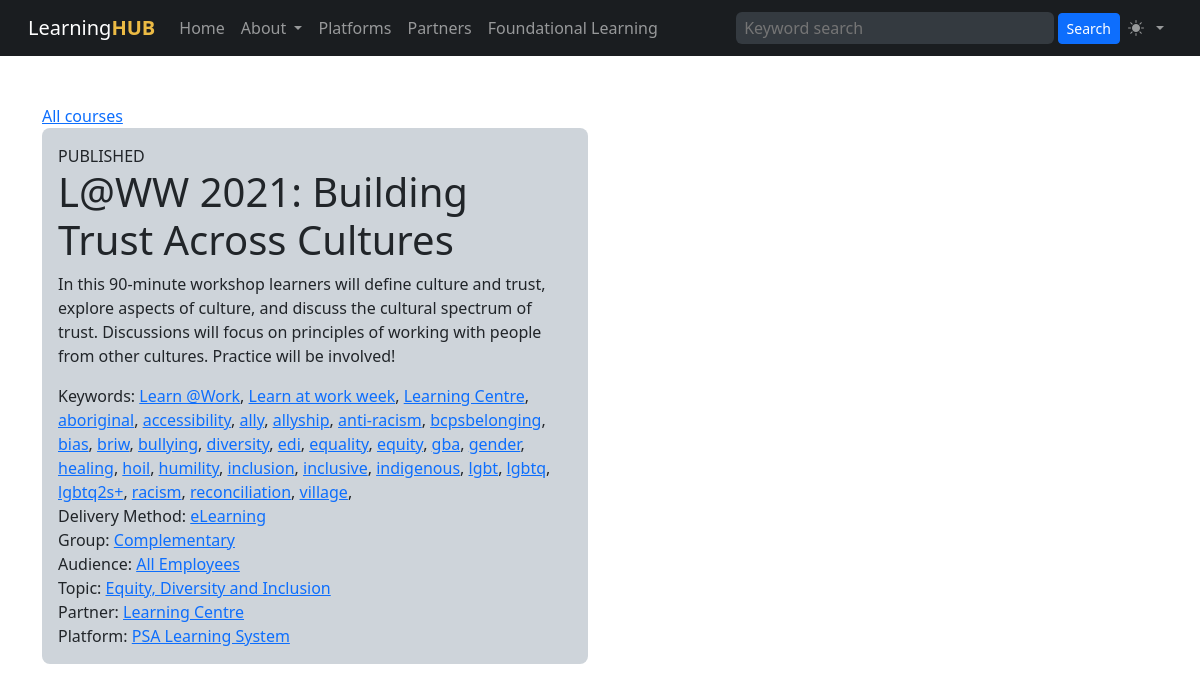
The page /course.php?cid=87 on the database its author committed.
### tables this page shows
CREATE TABLE "courses" (
    "id" INTEGER PRIMARY KEY AUTOINCREMENT NOT NULL,
    "status" VARCHAR NOT NULL,
    "sortorder" INTEGER,
    "name" VARCHAR NOT NULL,
    "slug" VARCHAR,
    "description" VARCHAR NOT NULL,
    "created" DATETIME NOT NULL,
    "modified" DATETIME,
    "platform_last_updated" DATETIME,
    "expiry_date" DATETIME,
    "user_idir" VARCHAR,
    "course_id" INTEGER,
    "weight" INTEGER,
    "url" VARCHAR,
    "search" TEXT,
    "keywords" VARCHAR,
    "refresh_cycle" TEXT,
    "partner_id" INTEGER,
    "platform_id" INTEGER,
    "dmethod_id" INTEGER,
    "group_id" INTEGER,
    "audience_id" INTEGER,
    "topic_id" INTEGER,
    FOREIGN KEY(partner_id) REFERENCES learning_partners(id),
    FOREIGN KEY(platform_id) REFERENCES learning_platforms(id),
    FOREIGN KEY(dmethod_id) REFERENCES delivery_methods(id),
    FOREIGN KEY(group_id) REFERENCES groups(id),
    FOREIGN KEY(audience_id) REFERENCES audiences(id),
    FOREIGN KEY(topic_id) REFERENCES topics(id)
);

CREATE TABLE "delivery_methods" (
    "id" INTEGER PRIMARY KEY AUTOINCREMENT NOT NULL,
    "created" DATETIME,
    "modified" DATETIME,
    "sortorder" INTEGER,
    "name" VARCHAR,
    "slug" VARCHAR,
    "description" VARCHAR,
    "icon" VARCHAR,
    "color" VARCHAR
);

CREATE TABLE "groups" (
    "id" INTEGER PRIMARY KEY AUTOINCREMENT NOT NULL,
    "created" DATETIME,
    "modified" DATETIME,
    "sortorder" INTEGER,
    "name" VARCHAR,
    "slug" VARCHAR,
    "description" VARCHAR,
    "icon" VARCHAR,
    "color" VARCHAR
);

CREATE TABLE "audiences" (
    "id" INTEGER PRIMARY KEY AUTOINCREMENT NOT NULL,
    "created" DATETIME,
    "modified" DATETIME,
    "sortorder" INTEGER,
    "name" VARCHAR,
    "slug" VARCHAR,
    "description" VARCHAR,
    "icon" VARCHAR,
    "color" VARCHAR
);

CREATE TABLE "topics" (
    "id" INTEGER PRIMARY KEY AUTOINCREMENT NOT NULL,
    "created" DATETIME,
    "modified" DATETIME,
    "sortorder" INTEGER,
    "name" VARCHAR,
    "slug" VARCHAR,
    "description" VARCHAR,
    "icon" VARCHAR,
    "color" VARCHAR
);

CREATE TABLE "learning_partners" (
    "id" INTEGER PRIMARY KEY AUTOINCREMENT NOT NULL,
    "created" DATETIME,
    "modified" DATETIME,
    "sortorder" INTEGER,
    "name" VARCHAR,
    "slug" VARCHAR,
    "description" VARCHAR,
    "icon" VARCHAR,
    "logo" VARCHAR,
    "color" VARCHAR,
    "url" VARCHAR,
    "admin_name" VARCHAR,
    "admin_email" VARCHAR
);

CREATE TABLE "learning_platforms" (
    "id" INTEGER PRIMARY KEY AUTOINCREMENT NOT NULL,
    "created" DATETIME,
    "modified" DATETIME,
    "sortorder" INTEGER,
    "name" VARCHAR,
    "slug" VARCHAR,
    "description" VARCHAR,
    "logo" VARCHAR,
    "icon" VARCHAR,
    "color" VARCHAR,
    "url" VARCHAR
);

### course.php (the view)
<?php
$db = new SQLite3('courses.sqlite', SQLITE3_OPEN_CREATE | SQLITE3_OPEN_READWRITE);
$db->enableExceptions(true);
?>
<?php require('template/header.php') ?>
<div class="container">
<div class="row">
<div class="col-md-6">
<div><a href="courses.php">All courses</a></div>
<?php
$cid = $_GET['cid'] ?? 0;
$sql = 'SELECT
            c.id AS cid,
            c.name AS cname,
            c.status AS cstatus,
            c.description AS cdesc,
            c.keywords AS ckeys,
            dm.id AS dmid,
            dm.name AS dmname,
            g.name AS groupname,
            g.id AS groupid,
            a.name AS audiencename,
            a.id AS audienceid,
            top.name AS topicname,
            top.id AS topicid,
            pa.name AS partnername,
            pa.id AS partnerid,
            plat.name AS platformname,
            plat.id AS platformid
        FROM
            courses c
        JOIN delivery_methods dm ON dm.id = c.dmethod_id
        JOIN groups g ON g.id = c.group_id
        JOIN audiences a ON a.id = c.audience_id
        JOIN topics top ON top.id = c.topic_id
        JOIN learning_partners pa ON pa.id = c.partner_id
        JOIN learning_platforms plat ON plat.id = c.platform_id
        WHERE c.id = ' . $cid . ';';
$statement = $db->prepare($sql);
$result = $statement->execute();
?>
<?php while ($row = $result->fetchArray()): ?>
    <div class="p-3 mb-2 bg-dark-subtle rounded-3">
        <div><?= strtoupper($row['cstatus']) ?></div>
        <h1><?= $row['cname'] ?></h1>
        <div class="mb-3"><?= $row['cdesc'] ?></div>
        <?php if(!empty($row['ckeys'])): ?>
        <?php $keys = explode(',',$row['ckeys']) ?>
        <div>
        Keywords:
        <?php foreach($keys as $k): ?>
        <a href="keyword.php?keyword=<?= $k ?>"><?= $k ?></a>,
        <?php endforeach ?>
        </div>
        <?php endif ?>
        <div>Delivery Method: <a href="filter.php?dmethod=<?= $row['dmid'] ?>"><?= $row['dmname'] ?></a></div>
        <div>Group: <a href="filter.php?group=<?= $row['groupid'] ?>"><?= $row['groupname'] ?></a></div>
        <div>Audience: <a href="filter.php?audience=<?= $row['audienceid'] ?>"><?= $row['audiencename'] ?></a></div>
        <div>Topic: <a href="filter.php?topic[]=<?= $row['topicid'] ?>"><?= $row['topicname'] ?></a></div>
        <div>Partner: <a href="filter.php?partner=<?= $row['partnerid'] ?>"><?= $row['partnername'] ?></a></div>
        <div>Platform: <a href="filter.php?platform=<?= $row['platformid'] ?>"><?= $row['platformname'] ?></a></div>
    </div>
<?php endwhile ?>
</div>
</div>
</div>
</body>
</html>

### rows shown on the page
courses: status "PUBLISHED", name "L@WW 2021: Building Trust Across Cultures", description "In this 90-minute workshop learners will define culture and trust, explore aspects of culture, and discuss the cultural spectrum of trust. Discussions will focus on principles of working with people from other cultures. Practice will be involved!", k "Learn @Work", k "Learn at work week", k "Learning Centre", k "aboriginal", k "accessibility", k "ally", k "allyship", k "anti-racism", k "bcpsbelonging", k "bias", k "briw", k "bullying", k "diversity", k "edi", k "equality", k "equity", k "gba", k "gender", k "healing", k "hoil", k "humility", k "inclusion", k "inclusive", k "indigenous", k "lgbt", k "lgbtq", k "lgbtq2s+", k "racism", k "reconciliation", k "village", dmethod.name "eLearning", group.name "Complementary", audience.name "All Employees", topic.name "Equity, Diversity and Inclusion", partner.name "Learning Centre", platform.name "PSA Learning System"
